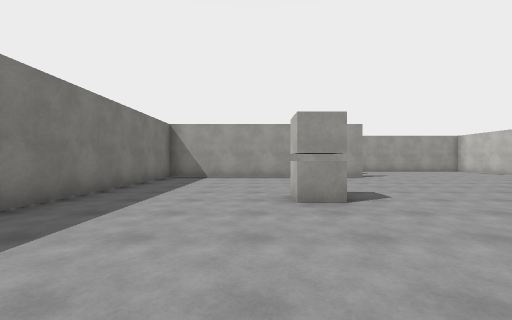
view 1 (above)

13 first-person views from a walk through a Unity game level. The camera is 1.3 m above the floor, looks level and sees 90° across. The floor is counted in squares, 2 m on a side. Each view is taken from the middle of a square. On the plan, view 1 faces up. The plan holds only what a view shows up to about 9 squares ahead; the rest is blank. The player is left out. Surface patterns are stand-ins for the level's own textures.

view 2
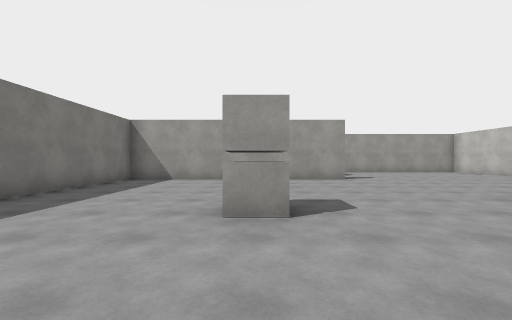

view 3
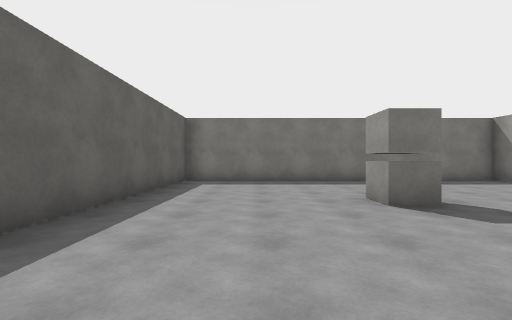

view 4
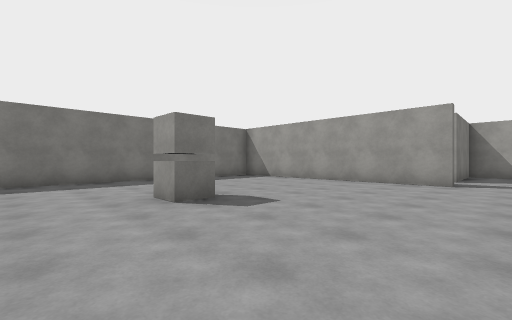

view 5
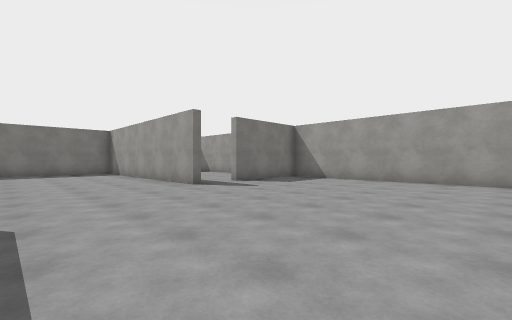

view 6
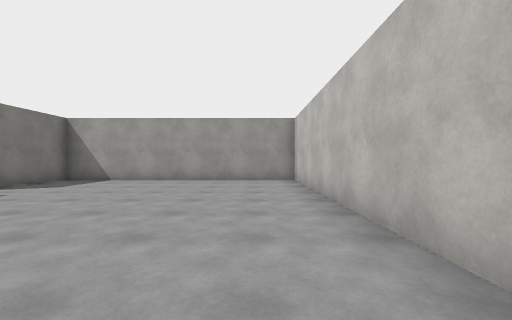

view 7
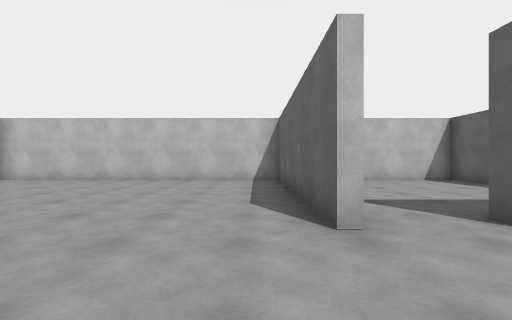

view 8
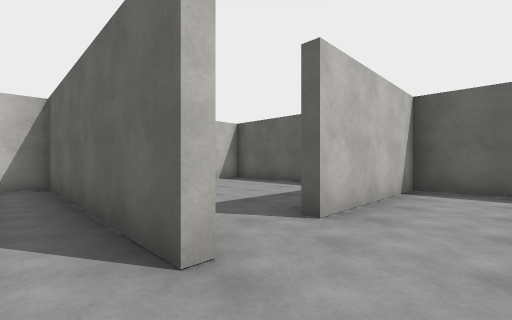

view 9
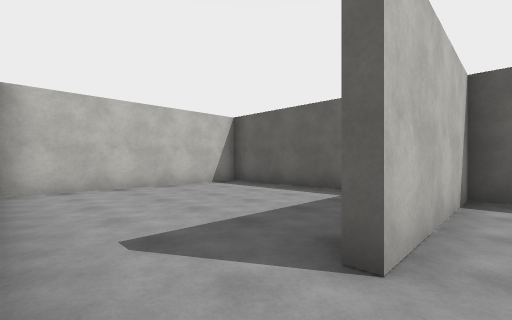

view 10
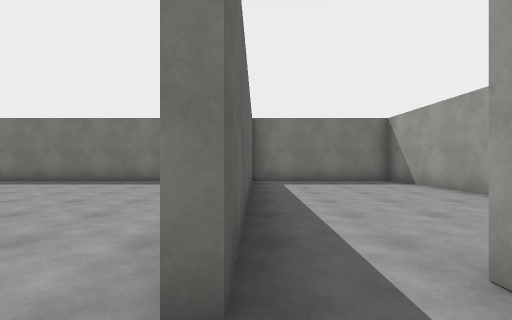

view 11
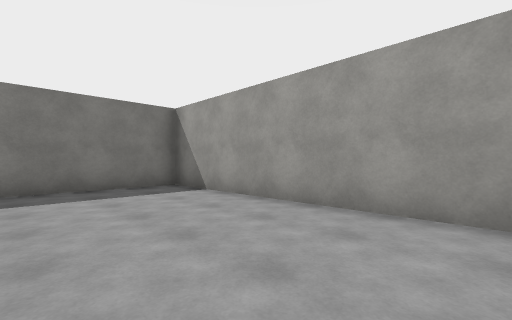

view 12
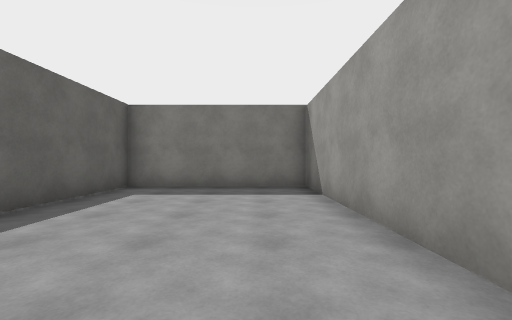

view 13
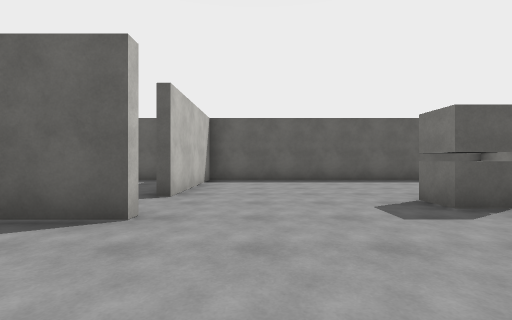

### Floor plan
Ten units are one square. View 1 is at (0, 0); x grows to the right and y downward. Boxes are objects, and circles mark ways between rooms. Rooms are numbered by the first view taken in them; rooms with no view inside come last. Other rooms are left out.
<svg viewBox="-37 -148 154 156">
<path fill="none" stroke="#000" d="M54 -52 112 -52 112 -143 40 -143 40 -112M40 -96 -32 -96 -32 3 55 3 55 -35M30 -143 -32 -143 -32 -99 40 -99M71 3 112 3 112 -50"/>
<rect x="5" y="-45" width="10" height="10" fill="#bbb"><title>white block</title></rect>
<circle cx="30" cy="-110" r="3" fill="#2a7"/>
<circle cx="60" cy="-40" r="3" fill="#2a7"/>
<text x="40" y="-70">1</text>
<text x="0" y="-130">2</text>
<text x="90" y="-20">3</text>
</svg>
Room 1 opens to room 2. Room 1 opens to room 3.

Where each view was taken, in squares from view 1:
view 1: 0 up, 0 right, facing up
view 2: 1 up, 1 right, facing up
view 3: 2 up, 5 right, facing left
view 4: 2 up, 5 right, facing up-left
view 5: 6 up, 10 right, facing up-left
view 6: 6 up, 10 right, facing up
view 7: 6 up, 3 right, facing right
view 8: 6 up, 4 right, facing down-right
view 9: 5 up, 5 right, facing down-right
view 10: 10 up, 5 right, facing left
view 11: 11 up, 3 right, facing up-left
view 12: 13 up, 3 right, facing left
view 13: 8 up, 4 right, facing down
